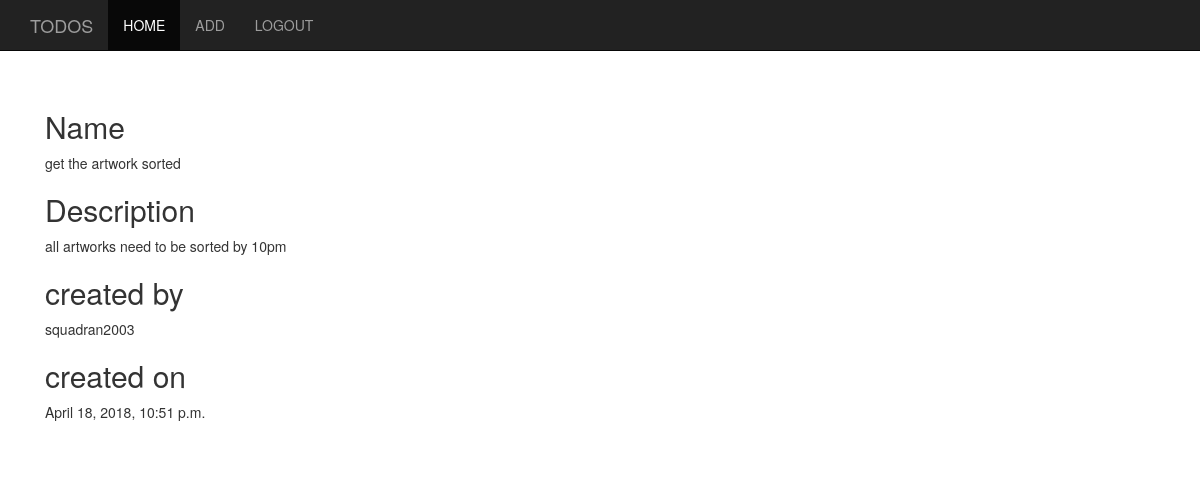
The page /todos/detail/3/ (signed in) on the database its author committed.
### todos/models.py (models this page shows, shortened)
class Todo(models.Model):
    user = models.ForeignKey(User,on_delete=models.CASCADE)
    name = models.CharField(max_length=255)
    description = models.TextField()
    created_at = models.DateTimeField(default=timezone.now)
    class Meta:
        ordering = ['-created_at']

### todos/views.py (the view)
# urls.py: path('detail/<int:pk>/',TodoDetailView.as_view(),name='detail'),
class TodoDetailView(DetailView):
    model = Todo
    template_name = 'todos/todo_detail.html'
    context_object = 'todo'

### todos/templates/todos/todo_detail.html (shortened to what this page needs)
{% extends 'layout.html' %}
{% block content %}
<div class='text-left'>
    <h2>Name</h2>
    <p>{{todo.name}}</p>
    <h2>Description</h2>
    <p>{{ todo.description|escape }}</p>
    <h2>created by</h2>
    <p>{{todo.user}}</p>
    <h2>created on</h2>
    <p>{{ todo.created_at }}</p>
</div>
{% endblock%}

### static/css/starter-template.css (style rules this page uses)
body { padding-top: 50px; }

### rows shown on the page
Todo: name "get the artwork sorted", description "all artworks need to be sorted by 10pm", user "squadran2003", created_at "April 18, 2018, 10:51 p.m."
